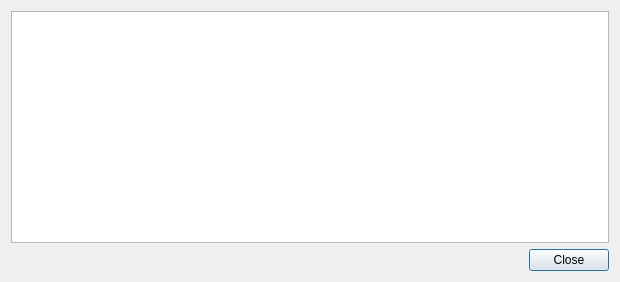
<?xml version="1.0" encoding="UTF-8"?>
<ui version="4.0">
 <class>TransactionDescDialog</class>
 <widget class="QDialog" name="TransactionDescDialog">
  <property name="geometry">
   <rect>
    <x>0</x>
    <y>0</y>
    <width>620</width>
    <height>282</height>
   </rect>
  </property>
  <property name="windowTitle">
   <string>Transaction details</string>
  </property>
  <property name="styleSheet">
   <string notr="true">QProgressBar {
        background-color: #333333;
        border-radius: 6px;
        text-align: center;
        color: white;
}

QProgressBar::chunk {
        background: QLinearGradient(x1: 0, y1: 0, x2: 1, y2: 0, stop: 0 #AEC6CF, stop: 1 #AEC6FF);
        border-radius: 6px; margin: 0px;
}

QScrollArea {
        border-radius: 6px;
        border-width: 0;
        border-style: none;
        padding: 8px;
        background-color: #111;
        color: white;
}

QSpinBox {
        border-radius: 4px;
        border-width: 0;
        border-style: none;
        padding: 8px;
        background-color: #111;
        color: white;
}

QVBoxLayout {
        border-radius: 6px;
        border-width: 0;
        border-style: none;
        padding: 8px;
        background-color: #111;
        color: white;
}

QDialog, QMainWindow, QFrame {
        color: white;
        background-color: #333333;
        border: none;
}

QMenu {
        background-color: #333333; color: white;
}

QLabel {
        background-color: transparent;
}

QCheckBox {
        border-radius: 2px;
        border-width: 0;
        border-style: none;
        padding: 3px;
        background-color: #111;
        color: white;
}

QFrame#central { background-color: #333333; border: none }
QFrame#frame, QFrame#frame_2, QFrame#frame_3 {
        background-color: #333333;
        border-style: plain;
        border-width: 20px;
        border-radius: 15px;
        border-color: #111;
        min-width: 10em;
        padding: 6px;
}
QLabel[openExternalLinks=true], QHeaderView { color: #aaaaaa }
QLabel[openExternalLinks=false] { color: white; font-weight: normal }
QPushButton, QToolButton {
        border: 4px solid #111;
        border-radius: 7px;
        background-color: #111;
        color: white;
        padding: 6px;
        margin: 6px;
}
QPushButton:pressed, QToolButton:checked {
        color: #AEC6CF;
}
QPushButton:pressed, QToolButton:pressed {
        border-color: #c81f33;
        color: #c81f33;
}
QPushButton:disabled, QToolButton:disabled {
        color: #444;
        background-color: #222;
}


#scrollAreaWidgetContents QToolButton {
        border-radius: 8px;
        border-width: 0px;
}

/* the background-color is overridden to transparent for mac os x
   due to the entire toolbar area not being drawable in a regular
   QMainWindow
*/
QToolBar { background: #333333; border: 0px solid black; padding: 3px; }

QToolBar::handle { image: url(handle.png); }
QStatusBar { background: #333333; }
QMenuBar { background: #333333; }
QMenuBar::item { background: #333333; color: white; }

#scrollAreaWidgetContents { background: #222 }
#scrollAreaWidgetContents &gt; QFrame { background-color: #222; border-width: 0px; border-style: none; }

QLineEdit {
        border-radius: 6px;
        border-width: 2px;
        border-color: #222;
        padding: 8px;
        background-color: #111;
        color: white;
}

QComboBox {
        border-radius: 6px;
        border-width: 0;
        border-style: none;
        padding: 8px;
        background-color: #111;
        color: white;
}

QComboBox::drop-down {
        border-width: 0;
        border-style: none;
        background-color: #111;
        color: white;
}

QTableView {
        background: #111;
        color: white;
        border-style: none;
        selection-background-color: #aaaaaa;
    alternate-background-color: #222;
        selection-color: #111;
        border: 0px solid black;
}

QHeaderView { color: #aaaaaa; background-color: #111; background-image: none; }
QHeaderView::section { color: #aaaaaa; background-color: #222; }
QHeaderView::section:checked { background-color: #111; }

QTabWidget {
        background: #111;
}

 QTabWidget::pane {
     border-top: 2px solid #111;
     border: 4px solid #111;
     border-bottom-left-radius: 8px;
     border-bottom-right-radius: 8px;
     border-top-right-radius: 8px;
        background: #111;
 }

 QTabWidget::tab-bar {
     left: 5px; /* move to the right by 5px */
 }

 /* Style the tab using the tab sub-control. Note that
     it reads QTabBar _not_ QTabWidget */
 QTabBar::tab {
     background: #111;
     border: 4px solid #222;
     border-bottom-color: #111; /* same as the pane color */
     border-top-left-radius: 4px;
     border-top-right-radius: 4px;
     min-width: 8ex;
     padding: 4px;
     color: #888;
 }

 QTabBar::tab:selected, QTabBar::tab:hover {
     color: #aaaaaa
 }

 QTabBar::tab:selected {
     border-color: #111; /* same as pane color */
     border-top-color: #aaaaaa;
 }

 QTabBar::tab:!selected {
     margin-top: 2px; /* make non-selected tabs look smaller */
 }

 /* make use of negative margins for overlapping tabs */
 QTabBar::tab:selected {
     /* expand/overlap to the left and right by 4px */
     margin-left: -4px;
     margin-right: -4px;
 }

 QTabBar::tab:first:selected {
     margin-left: 0; /* the first selected tab has nothing to overlap with on the left */
 }

 QTabBar::tab:last:selected {
     margin-right: 0; /* the last selected tab has nothing to overlap with on the right */
 }

 QTabBar::tab:only-one {
     margin: 0; /* if there is only one tab, we don't want overlapping margins */
 }


</string>
  </property>
  <layout class="QVBoxLayout" name="verticalLayout">
   <item>
    <widget class="QTextEdit" name="detailText">
     <property name="toolTip">
      <string>This pane shows a detailed description of the transaction</string>
     </property>
     <property name="readOnly">
      <bool>true</bool>
     </property>
    </widget>
   </item>
   <item>
    <widget class="QDialogButtonBox" name="buttonBox">
     <property name="orientation">
      <enum>Qt::Horizontal</enum>
     </property>
     <property name="standardButtons">
      <set>QDialogButtonBox::Close</set>
     </property>
    </widget>
   </item>
  </layout>
 </widget>
 <resources/>
 <connections>
  <connection>
   <sender>buttonBox</sender>
   <signal>accepted()</signal>
   <receiver>TransactionDescDialog</receiver>
   <slot>accept()</slot>
   <hints>
    <hint type="sourcelabel">
     <x>248</x>
     <y>254</y>
    </hint>
    <hint type="destinationlabel">
     <x>157</x>
     <y>274</y>
    </hint>
   </hints>
  </connection>
  <connection>
   <sender>buttonBox</sender>
   <signal>rejected()</signal>
   <receiver>TransactionDescDialog</receiver>
   <slot>reject()</slot>
   <hints>
    <hint type="sourcelabel">
     <x>316</x>
     <y>260</y>
    </hint>
    <hint type="destinationlabel">
     <x>286</x>
     <y>274</y>
    </hint>
   </hints>
  </connection>
 </connections>
</ui>
